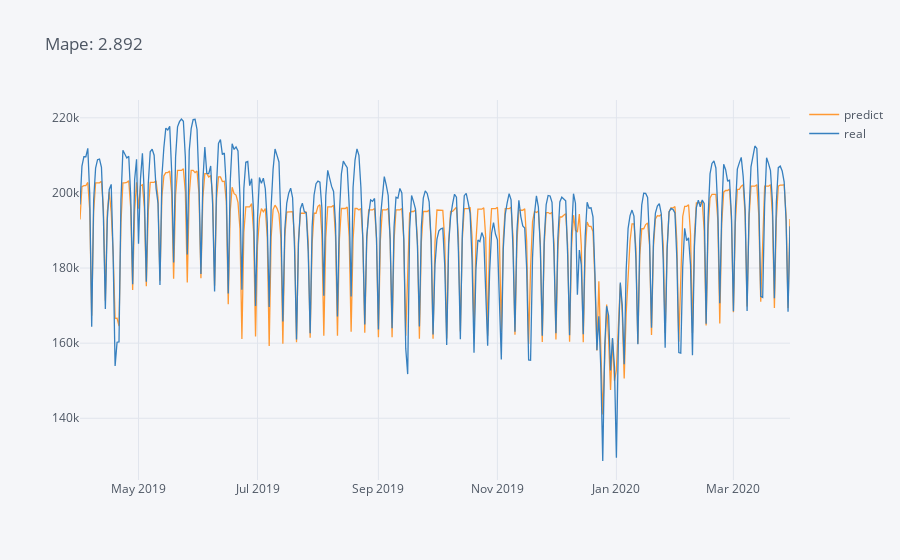

The code cell stored with this chart in its notebook:
### Code cell
ai = Mape(*ba[["predict", "real"]].values.T)
ba[["predict", "real"]].iplot(title = f"Mape: {ai:.3f}")

### Figure 1 — Plotly figure (JSON) as saved in the notebook; plotly's stock layout.template omitted (floating-point values rounded to 4 significant figures; data arrays with more than 128 entries replaced by an {"elided": "..."} marker saying what was removed)
{"data": [{"line": {"color": "rgba(255, 153, 51, 1.0)", "dash": "solid", "shape": "linear", "width": 1.3}, "mode": "lines", "name": "predict", "text": "", "type": "scatter", "x": {"elided": "365 str values"}, "y": {"elided": "365 float values"}}, {"line": {"color": "rgba(55, 128, 191, 1.0)", "dash": "solid", "shape": "linear", "width": 1.3}, "mode": "lines", "name": "real", "text": "", "type": "scatter", "x": {"elided": "365 str values"}, "y": {"elided": "365 float values"}}], "layout": {"legend": {"bgcolor": "#F5F6F9", "font": {"color": "#4D5663"}}, "paper_bgcolor": "#F5F6F9", "plot_bgcolor": "#F5F6F9", "title": {"font": {"color": "#4D5663"}, "text": "Mape: 2.892"}, "xaxis": {"gridcolor": "#E1E5ED", "showgrid": true, "tickfont": {"color": "#4D5663"}, "title": {"font": {"color": "#4D5663"}, "text": ""}, "zerolinecolor": "#E1E5ED"}, "yaxis": {"gridcolor": "#E1E5ED", "showgrid": true, "tickfont": {"color": "#4D5663"}, "title": {"font": {"color": "#4D5663"}, "text": ""}, "zerolinecolor": "#E1E5ED"}}}
